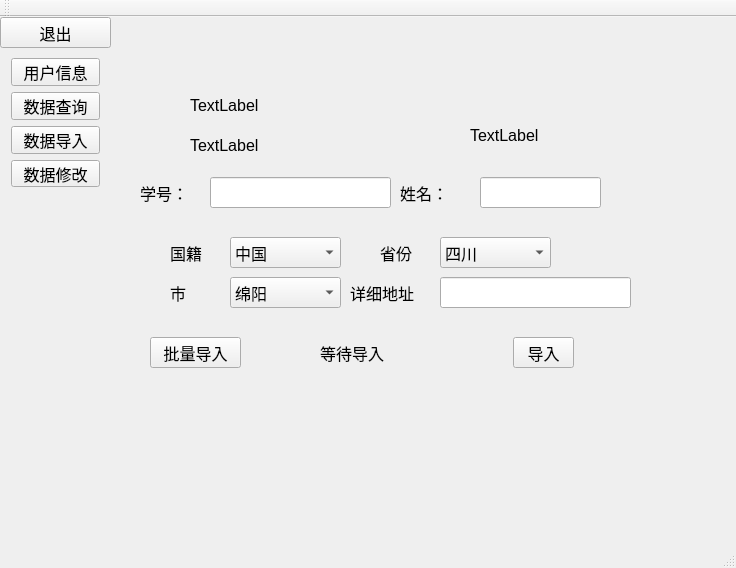
<?xml version="1.0" encoding="UTF-8"?>
<ui version="4.0">
 <class>MainWindow</class>
 <widget class="QMainWindow" name="MainWindow">
  <property name="geometry">
   <rect>
    <x>0</x>
    <y>0</y>
    <width>736</width>
    <height>568</height>
   </rect>
  </property>
  <property name="font">
   <font>
    <pointsize>12</pointsize>
   </font>
  </property>
  <property name="windowTitle">
   <string>MainWindow</string>
  </property>
  <widget class="QWidget" name="centralWidget">
   <widget class="QComboBox" name="comboBox_2">
    <property name="geometry">
     <rect>
      <x>440</x>
      <y>220</y>
      <width>111</width>
      <height>31</height>
     </rect>
    </property>
    <item>
     <property name="text">
      <string>四川</string>
     </property>
    </item>
    <item>
     <property name="text">
      <string>湖北</string>
     </property>
    </item>
    <item>
     <property name="text">
      <string>江苏</string>
     </property>
    </item>
   </widget>
   <widget class="QComboBox" name="comboBox_3">
    <property name="geometry">
     <rect>
      <x>230</x>
      <y>260</y>
      <width>111</width>
      <height>31</height>
     </rect>
    </property>
    <item>
     <property name="text">
      <string>绵阳</string>
     </property>
    </item>
    <item>
     <property name="text">
      <string>雅安</string>
     </property>
    </item>
    <item>
     <property name="text">
      <string>成都</string>
     </property>
    </item>
   </widget>
   <widget class="QComboBox" name="comboBox">
    <property name="geometry">
     <rect>
      <x>230</x>
      <y>220</y>
      <width>111</width>
      <height>31</height>
     </rect>
    </property>
    <item>
     <property name="text">
      <string>中国</string>
     </property>
    </item>
    <item>
     <property name="text">
      <string>苏联</string>
     </property>
    </item>
   </widget>
   <widget class="QLineEdit" name="lineEdit_7">
    <property name="geometry">
     <rect>
      <x>440</x>
      <y>260</y>
      <width>191</width>
      <height>31</height>
     </rect>
    </property>
   </widget>
   <widget class="QLabel" name="label">
    <property name="geometry">
     <rect>
      <x>140</x>
      <y>160</y>
      <width>61</width>
      <height>31</height>
     </rect>
    </property>
    <property name="text">
     <string>学号：</string>
    </property>
   </widget>
   <widget class="QLabel" name="label_2">
    <property name="geometry">
     <rect>
      <x>400</x>
      <y>160</y>
      <width>61</width>
      <height>31</height>
     </rect>
    </property>
    <property name="text">
     <string>姓名：</string>
    </property>
   </widget>
   <widget class="QLineEdit" name="lineEdit">
    <property name="geometry">
     <rect>
      <x>210</x>
      <y>160</y>
      <width>181</width>
      <height>31</height>
     </rect>
    </property>
   </widget>
   <widget class="QLineEdit" name="lineEdit_2">
    <property name="geometry">
     <rect>
      <x>480</x>
      <y>160</y>
      <width>121</width>
      <height>31</height>
     </rect>
    </property>
   </widget>
   <widget class="QLabel" name="label_4">
    <property name="geometry">
     <rect>
      <x>170</x>
      <y>220</y>
      <width>41</width>
      <height>31</height>
     </rect>
    </property>
    <property name="text">
     <string>国籍</string>
    </property>
   </widget>
   <widget class="QLabel" name="label_5">
    <property name="geometry">
     <rect>
      <x>380</x>
      <y>220</y>
      <width>41</width>
      <height>31</height>
     </rect>
    </property>
    <property name="text">
     <string>省份</string>
    </property>
   </widget>
   <widget class="QLabel" name="label_6">
    <property name="geometry">
     <rect>
      <x>170</x>
      <y>260</y>
      <width>41</width>
      <height>31</height>
     </rect>
    </property>
    <property name="text">
     <string>市</string>
    </property>
   </widget>
   <widget class="QLabel" name="label_7">
    <property name="geometry">
     <rect>
      <x>350</x>
      <y>260</y>
      <width>91</width>
      <height>31</height>
     </rect>
    </property>
    <property name="text">
     <string>详细地址</string>
    </property>
   </widget>
   <widget class="QPushButton" name="pushButton_2">
    <property name="geometry">
     <rect>
      <x>0</x>
      <y>0</y>
      <width>111</width>
      <height>31</height>
     </rect>
    </property>
    <property name="text">
     <string>退出</string>
    </property>
   </widget>
   <widget class="QPushButton" name="pushButton_3">
    <property name="geometry">
     <rect>
      <x>150</x>
      <y>320</y>
      <width>91</width>
      <height>31</height>
     </rect>
    </property>
    <property name="text">
     <string>批量导入</string>
    </property>
   </widget>
   <widget class="QLabel" name="label_3">
    <property name="geometry">
     <rect>
      <x>320</x>
      <y>320</y>
      <width>101</width>
      <height>31</height>
     </rect>
    </property>
    <property name="text">
     <string>等待导入</string>
    </property>
   </widget>
   <widget class="QWidget" name="verticalLayoutWidget">
    <property name="geometry">
     <rect>
      <x>0</x>
      <y>30</y>
      <width>111</width>
      <height>151</height>
     </rect>
    </property>
    <layout class="QVBoxLayout" name="verticalLayout">
     <item>
      <widget class="QPushButton" name="pushButton_4">
       <property name="text">
        <string>用户信息</string>
       </property>
      </widget>
     </item>
     <item>
      <widget class="QPushButton" name="pushButton_5">
       <property name="text">
        <string>数据查询</string>
       </property>
      </widget>
     </item>
     <item>
      <widget class="QPushButton" name="pushButton">
       <property name="text">
        <string>数据导入</string>
       </property>
      </widget>
     </item>
     <item>
      <widget class="QPushButton" name="pushButton_6">
       <property name="text">
        <string>数据修改</string>
       </property>
      </widget>
     </item>
    </layout>
   </widget>
   <widget class="QPushButton" name="pushButton_7">
    <property name="geometry">
     <rect>
      <x>513</x>
      <y>320</y>
      <width>61</width>
      <height>31</height>
     </rect>
    </property>
    <property name="text">
     <string>导入</string>
    </property>
   </widget>
   <widget class="QLabel" name="label_8">
    <property name="geometry">
     <rect>
      <x>190</x>
      <y>80</y>
      <width>241</width>
      <height>16</height>
     </rect>
    </property>
    <property name="text">
     <string>TextLabel</string>
    </property>
   </widget>
   <widget class="QLabel" name="label_9">
    <property name="geometry">
     <rect>
      <x>190</x>
      <y>120</y>
      <width>211</width>
      <height>16</height>
     </rect>
    </property>
    <property name="text">
     <string>TextLabel</string>
    </property>
   </widget>
   <widget class="QLabel" name="label_10">
    <property name="geometry">
     <rect>
      <x>470</x>
      <y>110</y>
      <width>191</width>
      <height>16</height>
     </rect>
    </property>
    <property name="text">
     <string>TextLabel</string>
    </property>
   </widget>
  </widget>
  <widget class="QMenuBar" name="menuBar">
   <property name="geometry">
    <rect>
     <x>0</x>
     <y>0</y>
     <width>736</width>
     <height>25</height>
    </rect>
   </property>
  </widget>
  <widget class="QToolBar" name="mainToolBar">
   <attribute name="toolBarArea">
    <enum>TopToolBarArea</enum>
   </attribute>
   <attribute name="toolBarBreak">
    <bool>false</bool>
   </attribute>
  </widget>
  <widget class="QStatusBar" name="statusBar"/>
 </widget>
 <layoutdefault spacing="6" margin="11"/>
 <resources/>
 <connections/>
</ui>
